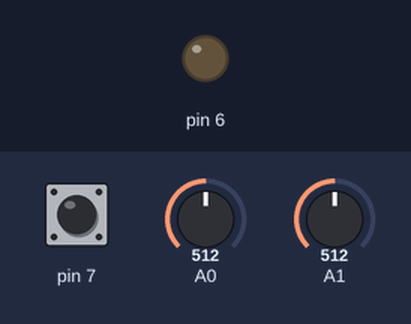
This sketch was run on a simulated Arduino Uno, built with avr-gcc and run on an emulated ATmega328P. On the bench: output pins drawn as LEDs (lit = HIGH). The test bench sets the inputs (shaded band); at power-on: pin 7 HIGH, A0 = 512, A1 = 512. What the sketch prints to the serial monitor is not drawn.

Above: at 1.2 s.
1.3 s: pin 7 pulled LOW for 0.3 s
At 1.63 s:
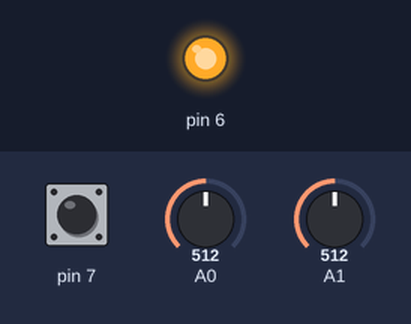
5.0 s: pin 7 pulled LOW for 3.2 s
At 9.1 s:
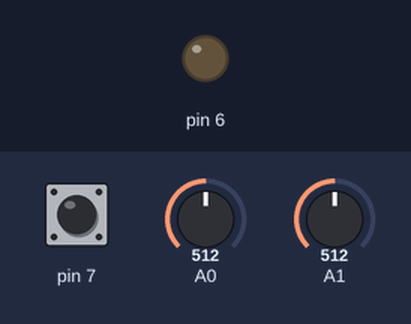
Timing chart, 0 to 10.6 s (numbered marks = the images above; inputs shaded):
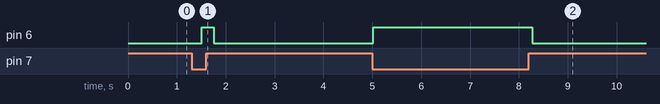

The sketch:

sketch_apr04b.ino
```cpp
void analog_init()
{
  // Analog functions can be used as-is
  ADCSRA |= (1 << ADEN);
  ADMUX |= (1 << REFS0);
  ADMUX |= (1 << ADLAR); // Left justified output for 8bit mode
  ADCSRA |= (1 << ADSC); // start conversion
}

uint8_t analog8(uint8_t channel)
{
  // Analog functions can be used as-is
  ADMUX &= 0xF0;
  ADMUX |= channel;
  ADCSRA |= (1 << ADSC);
  while ( ADCSRA & ( 1 << ADSC ) );
  return ADCH;
}
void setup()
{
  Serial.begin(9600);
  analog_init();
  // Setup your pins and ports here.
  asm("sbi 0x0A, 6"); // Set bit 6 in PORTD for output
  asm("cbi 0x0A, 7"); // Clear bit 7 in PORTD for input
  asm("sbi 0x0B, 7"); // Set pullup resistor for pin 7 in PORTD
}
void loop()
{
  asm(" start: ");
  // Get analog values for X and Y
  // Load from ADCH (0x79) into r16/r17
  int x_axis = analog8(0);
  asm(" lds r16, 0x79 ");
  int y_axis = analog8(1);
  asm(" lds r17, 0x79 ");
  // EVERYTHING BELOW THIS LINE SHOULD BE ASSEMBLY
  // Click button logic here. Should the button LED be on or off?
  asm(" in r25, 0x09 "); // Load PIND into r25
  asm(" andi r25, 0x80 "); // Bit-mask the 7th bit
  asm(" cpi r25, 0x80 "); // Compare with 0x80
  asm(" brne click_on "); // If not zero, branch to click_on
  asm(" cbi 0x0B, 6 "); // Turn off LED
  asm(" rjmp end ");
  asm(" click_on: ");
  asm(" sbi 0x0B, 6 "); // Turn on LED
  asm(" end: ");
  // Up direction logic here. Should the Up LED be on or off?
  // y_axis logic
  asm("cpi r17, 127");
  asm("breq y_axis_origin"); // if equal, y is at origin, jump to pre_x_axis_logic to clear y bits

  asm("cpi r17, 127");
  asm("brlo y_axis_up");

  asm(" y_axis_down:");
  Serial.println(" y_axis down");
  asm(" cbi 0x0B, 5 "); // Turn off LED
  asm(" sbi 0x0B, 3 "); // Turn on LED
  asm(" rjmp x_axis_logic ");

  asm(" y_axis_up:");
  Serial.println(" y_axis up");
  asm(" cbi 0x0B, 3 "); // Turn off LED
  asm(" sbi 0x0B, 5 "); // Turn on LED
  asm(" rjmp x_axis_logic");

  asm(" y_axis_origin:");
  Serial.println(" y_axis equal");
  asm(" cbi 0x0B, 3 "); // Turn off LED
  asm(" cbi 0x0B, 5 "); // Turn off LED

  // Y Axis handlling
//  asm(" cpi r17, 127 ");   // <------ CHANGE 128 based on your joystick y-axis baseline ----->
//  asm(" breq Y_Not_Moving ");
//
//  asm(" cpi r17, 127 ");   // <------ CHANGE 128 based on your joystick y-axis baseline ----->
//  asm(" brlo Y_Moving_Up ");
//
//  asm(" cpi r17, 128 ");   // <------ CHANGE 129 based on your joystick y-axis baseline + 1 ----->
//  asm(" brge Y_Moving_Down ");
//
//  asm(" Y_Moving_Up: ");
//  asm(" sbi 0x0B, 3 ");
//  asm(" cbi 0x0B, 5 ");
//  asm(" rjmp y_axis_handled ");
//
//  asm(" Y_Not_Moving: ");
//  asm(" cbi 0x0B, 3 ");
//  asm(" cbi 0x0B, 5 ");
//  asm(" rjmp y_axis_handled ");
//
//
//  asm(" Y_Moving_Down: ");
//  asm(" cbi 0x0B, 3 ");
//  asm(" sbi 0x0B, 5 ");
//  asm(" rjmp y_axis_handled ");


  asm(" y_axis_handled: ");

  // x_axis logic
  asm(" x_axis_logic:");
  //asm("cpi r17, 125");
  //asm("breq x_axis_at_origin"); // if equal, x is at origin, jump to x_axis_at_origin

  // Down direction logic.
  // Left direction logic here.

  // Right direction logic.
  // asm(" x_axis_at_origin:");


  // EVERYTHING ABOVE THIS LINE SHOULD BE ASSEMBLY
  // You can use this serial code for handy debugging.
  // It will let you observe the values coming out of your ADC.
  Serial.print("< ");
  Serial.print(x_axis);
  Serial.print(", ");
  Serial.print(y_axis);
  Serial.println(" >");
  delay(250);
  asm(" rjmp start ");
}
```

Measured:
- after the input at 1.3 s, pin 6: LOW → HIGH after 0.20 s, → LOW 0.25 s later
- after the input at 5.0 s, pin 6: LOW → HIGH at once, → LOW 3.3 s later
